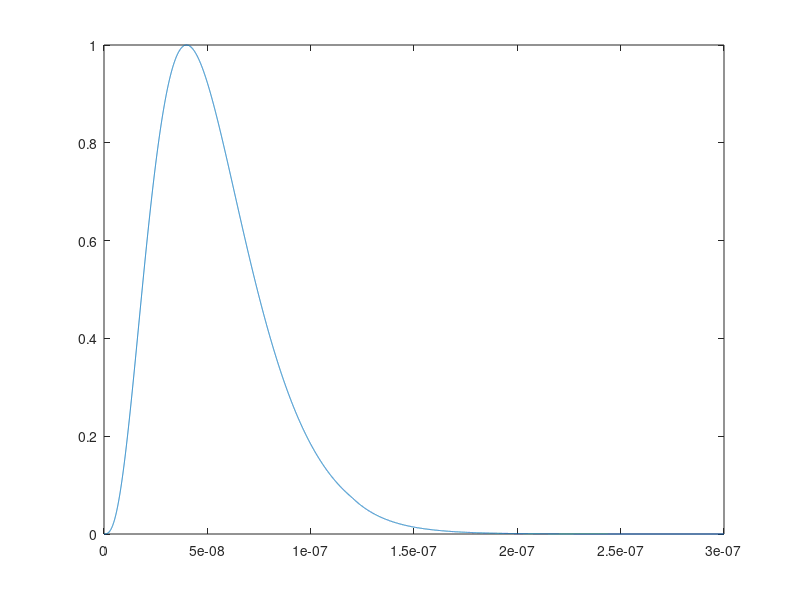
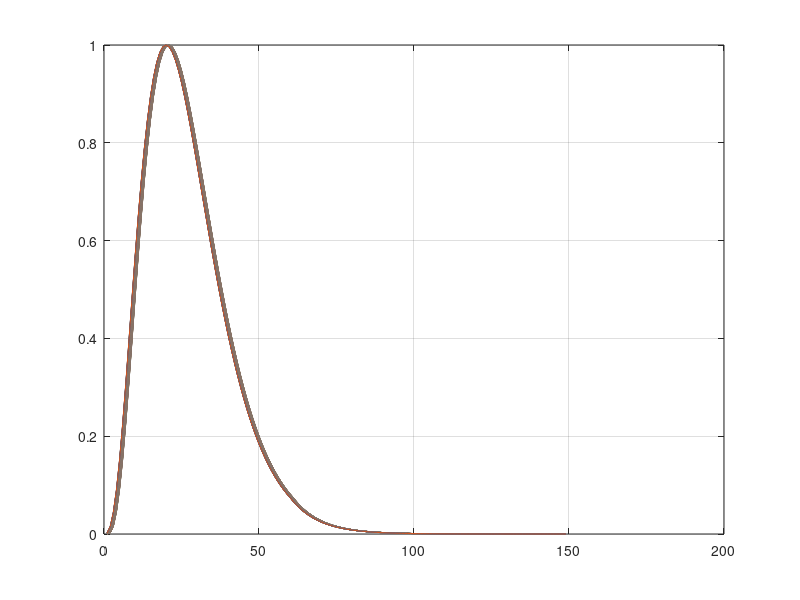
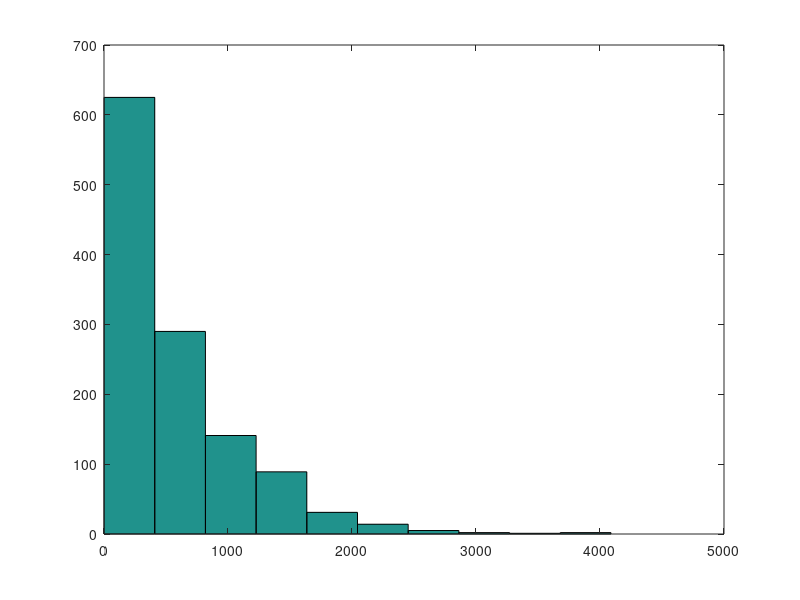
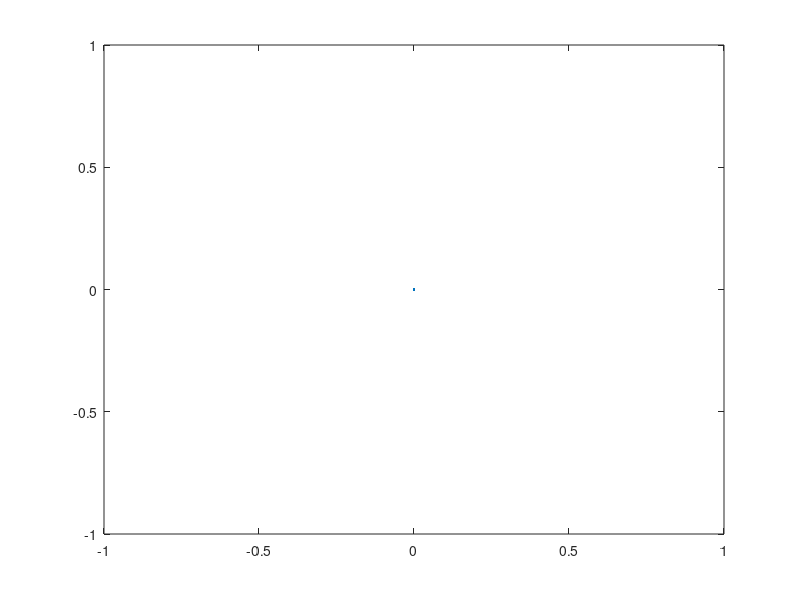

The MATLAB script that drew these images, in order:
%clear all;
%close all;
%simulare il segnale che arriva ad un rilevatore di particelle
%arrivano due impulsi poissoniani con un rate R eventi con un certo 
%spettro
%dt=2nS;
%sc=100

%in oputput deve esserci la forma del segnale

%Detector--> (foto-tubo) --> ADC -->y_out

%base tempi, esponenziale decrescente
tau_det=18e-9;
tau_pmt=12e-9;
dt=2e-9;
sc=100;
t_lim=round(10*tau_det/dt*sc);
t=[0:t_lim]*dt/sc;

%segnale di luce che esce dal detector
y_det=exp(-t/tau_det);

%ora, per ricavare quello che arriva all'ADC devo sapere la risposta del
%fototubo

t_lim_pmt=round(10*tau_pmt/dt*sc);
t_pmt=[0:t_lim_pmt]*dt/sc;

%segnale di luce che esce dal detector
y_pmt=t_pmt.^2.*(exp(-t_pmt/tau_pmt));
y_segnale=conv(y_det,y_pmt);
t_scala=[0:length(y_segnale)-1]*dt/sc;

%segnale campionato a 20ps
%generato a questo campionemto molto fitto
%perche` ora devo estrarre le 100 cose  distanti 2ns
y_segnale=y_segnale/max(y_segnale);

%impulsi di riferimento, sottocampiono e lo metto sulla prima riga
%sottocampiono, spostando un po e lo metto sulla seconda riga
%cosi` per 100 volte in modo da avere i 100 campioni, cmapionati a 2ns
n_max=floor(length(y_segnale)/sc-1);
ref_pulses=zeros(n_max,sc);

for n=1:sc
    ref_pulses(:,n)=y_segnale(n:sc:n_max*sc+n-1);
end


T_final=0.001;
%ora bisogna generale il segnale
R=1000000; %provare anche con un milione
%1.2 fattore di sicurezza

N=round(T_final*R*1.2);
delta_t_rand=rand(1,N);
delta_t_rand=-log(delta_t_rand)/R;
delta_t_rand=delta_t_rand/dt;

%distribuzione delle ampiezze
%mi serve il vettore y_out pieno di zeri.
y_out=zeros(round(1.5*sum(delta_t_rand)),1);

%ad ogni interazione aggiungo un impulso
t_start=0; %il tempo assoluto del primo parte da zero
for k=1:N
    t_start=t_start+delta_t_rand(k);
    t_int=ceil(t_start);
    t_frac=floor(t_int-t_start)*sc+1;
    y_out(t_int:t_int+n_max-1,1)=y_out(t_int:t_int+n_max-1,1)+ref_pulses(:,t_frac);
end
    
y_out=y_out(10*n_max:10*n_max+floor(T_final)*dt)
t_out=[0:length(y_out)-1]*dt;


figure(1)
plot(t_scala,y_segnale);
figure(2)
plot(ref_pulses)
grid on
zoom on
figure(3)
hist(delta_t_rand)
figure(4)
plot(t_out,y_out)







